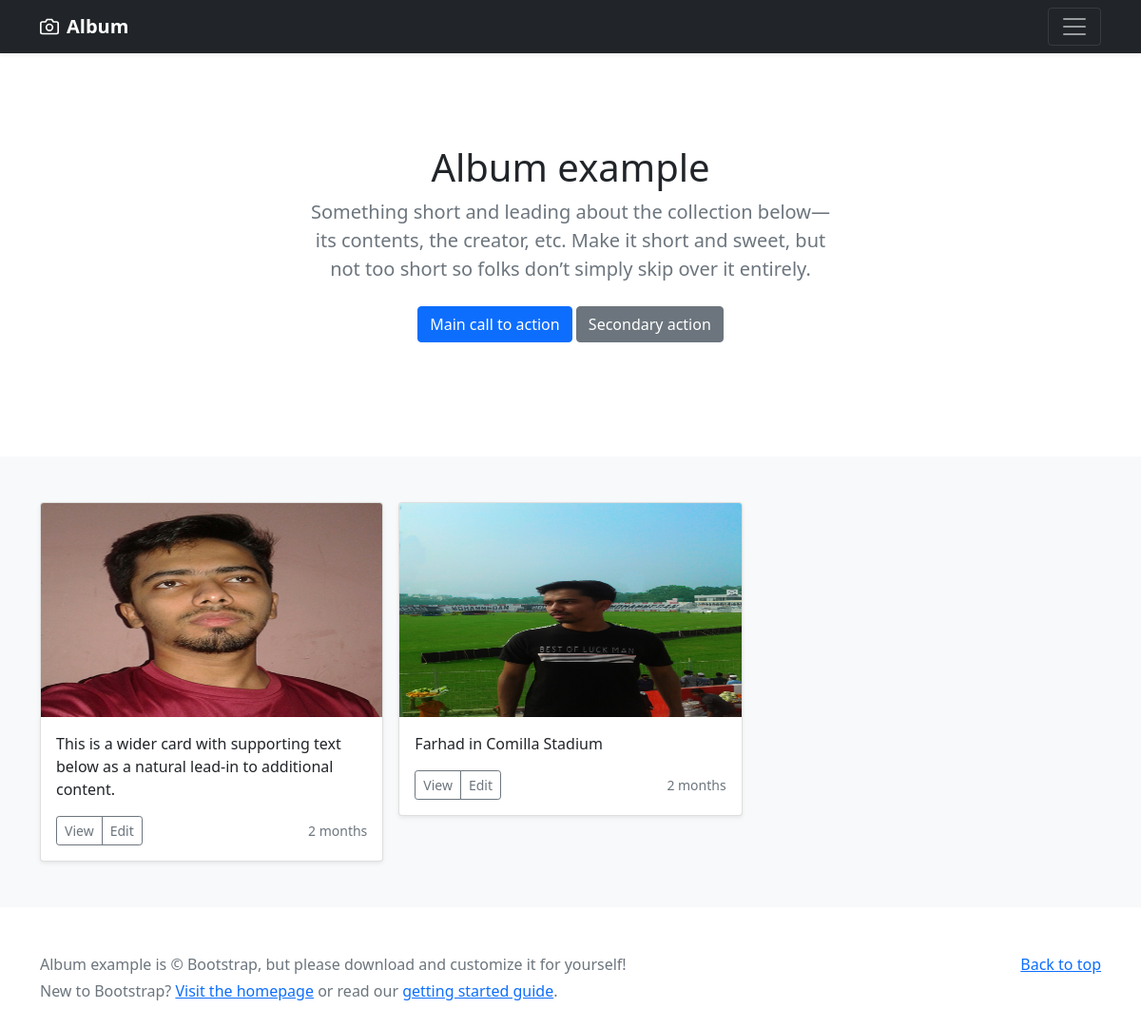
Screenshot of /album/ with the database file from the repository.
### album/models.py (models this page shows)
class Album(models.Model):
    thumbnail = models.ImageField(upload_to='album/photo/')
    description = models.TextField()
    creation = models.DateTimeField(auto_now_add=True)

### album/views.py (the view)
# urls.py: path('',views.albumHome,name='album'),
def albumHome(request):
    albums = Album.objects.all()
    context = {
        "albums": albums
    }
    return render(request, 'album/index.html', context)

### templates/album/index.html (shortened to what this page needs)
{% load static %}
<!doctype html>
<html lang="en">
  <head>
    <link href="https://cdn.jsdelivr.net/npm/bootstrap@5.0.0/dist/css/bootstrap.min.css" rel="stylesheet">
<link href="{% static "assets/dist/css/bootstrap.min.css" %}" rel="stylesheet">
  </head>
  <body>
<header>
  <div class="navbar navbar-dark bg-dark shadow-sm">
    <div class="container">
      <a href="#" class="navbar-brand d-flex align-items-center">
        <strong>Album</strong>
      </a>
      <button class="navbar-toggler" type="button" data-bs-toggle="collapse" data-bs-target="#navbarHeader" aria-controls="navbarHeader" aria-expanded="false" aria-label="Toggle navigation">
        <span class="navbar-toggler-icon"></span>
      </button>
    </div>
  </div>
</header>
<main>
  <section class="py-5 text-center container">
    <div class="row py-lg-5">
      <div class="col-lg-6 col-md-8 mx-auto">
        <h1 class="fw-light">Album example</h1>
        <p class="lead text-muted">Something short and leading about the collection below—its contents, the creator, etc. Make it short and sweet, but not too short so folks don’t simply skip over it entirely.</p>
        <p>
          <a href="#" class="btn btn-primary my-2">Main call to action</a>
          <a href="#" class="btn btn-secondary my-2">Secondary action</a>
        </p>
      </div>
    </div>
  </section>
  <div class="album py-5 bg-light">
    <div class="container">
      <div class="row row-cols-1 row-cols-sm-2 row-cols-md-3 g-3">
        {% for i in albums %}
        <div class="col">
          <div class="card shadow-sm">
            <img class="bd-placeholder-img card-img-top" width="100%" height="225" src="{{ i.thumbnail.url }}" alt="Image">
            <div class="card-body">
              <p class="card-text">{{ i.description }}</p>
              <div class="d-flex justify-content-between align-items-center">
                <div class="btn-group">
                  <button type="button" class="btn btn-sm btn-outline-secondary">View</button>
                  <button type="button" class="btn btn-sm btn-outline-secondary">Edit</button>
                </div>
                <small class="text-muted">{{ i.creation | timesince }}</small>
              </div>
            </div>
          </div>
        </div>
        {% endfor %}
      </div>
    </div>
  </div>
</main>
<footer class="text-muted py-5">
  <div class="container">
    <p class="float-end mb-1">
      <a href="#">Back to top</a>
    </p>
    <p class="mb-1">Album example is &copy; Bootstrap, but please download and customize it for yourself!</p>
    <p class="mb-0">New to Bootstrap? <a href="/">Visit the homepage</a> or read our <a href="../getting-started/introduction/">getting started guide</a>.</p>
  </div>
</footer>
  </body>
</html>

### templates/album/index.html (style rules this page uses)
.bd-placeholder-img { font-size: 1.125rem; text-anchor: middle; -webkit-user-select: none; -moz-user-select: none; user-select: none; }

### rows the page displays
Album: thumbnail (picture), description "This is a wider card with supporting text below as a natural lead-in to additional content.", creation "2 months"
Album: thumbnail (picture), description "Farhad in Comilla Stadium", creation "2 months"
